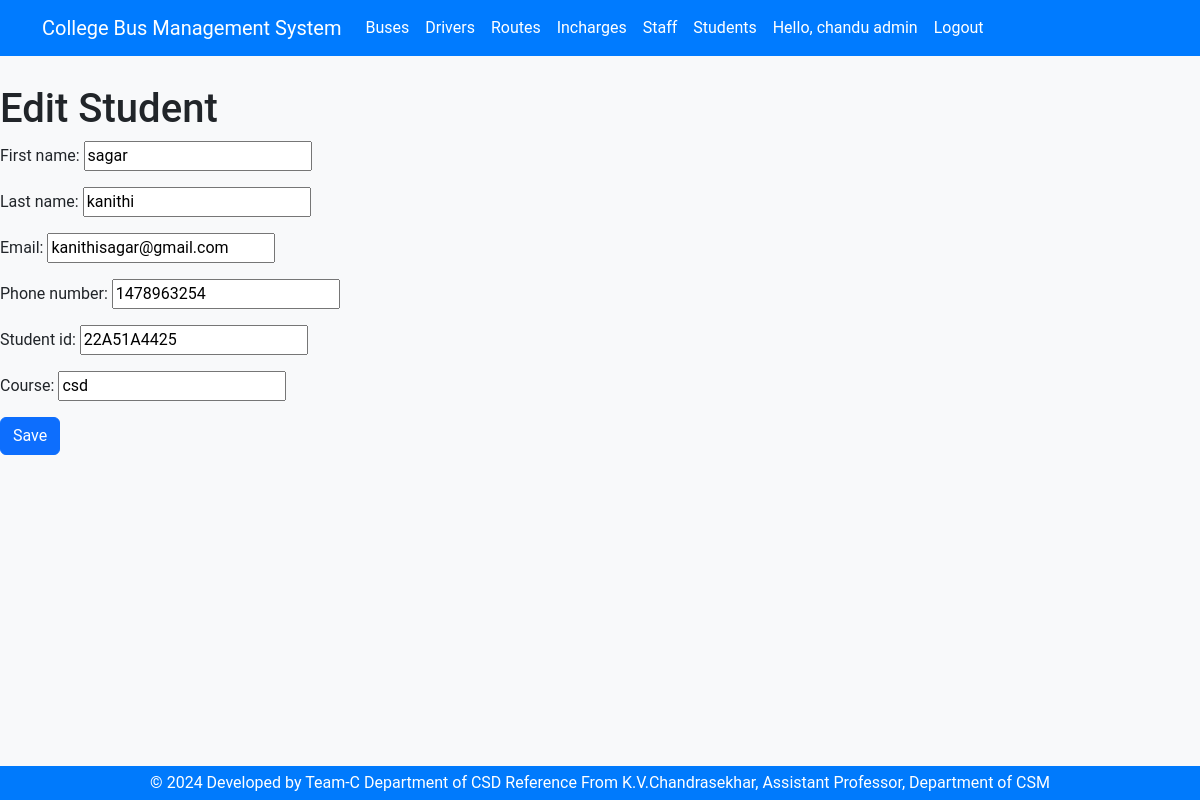
Page /students/2/edit/ (signed in) on the committed database.
### accounts/models.py (models this page shows, shortened)
class Profile(models.Model):
    USER_TYPES = (
        ('student', 'Student'),
        ('incharge', 'Incharge'),
        ('driver', 'Driver'),
        ('admin', 'Admin'),
    )
    user = models.OneToOneField(User, on_delete=models.CASCADE)
    user_type = models.CharField(max_length=10, choices=USER_TYPES)

### students/models.py (models this page shows, shortened)
class Student(models.Model):
    first_name = models.CharField(max_length=100)
    last_name = models.CharField(max_length=100)
    email = models.EmailField(unique=True)
    phone_number = models.CharField(max_length=15)
    student_id = models.CharField(max_length=10, unique=True)
    course = models.CharField(max_length=100)

### students/views.py (the view)
# urls.py: path('<int:pk>/edit/', views.student_update, name='student_update'),
@login_required
def student_update(request, pk):
    if not request.user.profile.user_type in ['staff', 'admin']:
        messages.error(request, 'You do not have admin permission to access this page.')
        return redirect('/students')  # Redirect to a relevant page
    student = get_object_or_404(Student, pk=pk)
    if request.method == 'POST':
        form = StudentForm(request.POST, instance=student)
        if form.is_valid():
            form.save()
            return redirect('student_list')
    else:
        form = StudentForm(instance=student)
    return render(request, 'students/student_form.html', {'form': form})

### students/forms.py
class StudentForm(forms.ModelForm):
    class Meta:
        model = Student
        fields = ['first_name', 'last_name', 'email', 'phone_number', 'student_id', 'course']

### accounts/context_processors.py (called while the page is built)
def user_type(request):
    if request.user.is_authenticated:
        try:
            profile = Profile.objects.get(user=request.user)
            return {'user_type': profile.user_type}
        except Profile.DoesNotExist:
            return {'user_type': None}
    return {'user_type': None}

### templates/students/student_form.html (shortened to what this page needs)
{% load static %}
<!DOCTYPE html>
<html lang="en">
  <head>
    <link href="{% static 'css/bootstrap.min.css' %}" rel="stylesheet" />
    <link href="{% static 'css/styles.css' %}" rel="stylesheet" />
  </head>
  <body>
    {% include 'header.html' %}
    {% block content %}
      <h1>
        {% if form.instance.pk %}
          Edit
        {% else %}
          Add
        {% endif %}Student
      </h1>
      <form method="post">
        {{ form.as_p }}
        <button type="submit" class="btn btn-primary">Save</button>
      </form>
    {% endblock %}
    {% include 'footer.html' %}
  </body>
</html>

### templates/header.html (shortened to what this page needs)
<header>
  <div class="header">
    <nav class="navbar navbar-expand-lg fixed-top myNav">
      <div class="container">
        {% if user.is_authenticated %}
          {% if user_type == 'admin' %}
            <a class="navbar-brand ms-auto" href="/accounts/admin/">College Bus Management System</a>
          {% elif user_type == 'driver' %}
            <a class="navbar-brand ms-auto" href="/accounts/driver/">College Bus Management System</a>
          {% elif user_type == 'incharge' %}
            <a class="navbar-brand ms-auto" href="/accounts/incharge/">College Bus Management System</a>
          {% elif user_type == 'student' %}
            <a class="navbar-brand ms-auto" href="/accounts/student/">College Bus Management System</a>
          {% endif %}
        {% else %}
          <a class="navbar-brand ms-auto" href="/accounts/login/">College Bus Management System</a>
        {% endif %}
        <div class="collapse navbar-collapse" id="navbarNav">
          <ul class="navbar-nav">
            <li class="nav-item">
              <a class="nav-link" href="/buses/">Buses</a>
            </li>
            <li class="nav-item">
              <a class="nav-link" href="/drivers/">Drivers</a>
            </li>
            <li class="nav-item">
              <a class="nav-link" href="/routes/">Routes</a>
            </li>
            <li class="nav-item">
              <a class="nav-link" href="/incharges/">Incharges</a>
            </li>
            <li class="nav-item">
              <a class="nav-link" href="/staff/">Staff</a>
            </li>
            <li class="nav-item">
              <a class="nav-link" href="/students/">Students</a>
            </li>
            {% if user.is_authenticated %}
              <li class="nav-item">
                <a class="nav-link" href="#">Hello, {{ user.username }} {{ user_type }}</a>
              </li>
              <li class="nav-item">
                <a class="nav-link" href="/accounts/logout">Logout</a>
              </li>
            {% endif %}
          </ul>
        </div>
      </div>
    </nav>
  </div>
</header>

### static/css/styles.css (style rules this page uses)
body { background-color: #f8f9fa; font-family: 'Roboto', sans-serif; padding-top: 70px; }
.myNav { background-color: #007bff; }
.myNav a { color: #fff; }
.header { display: block; margin-bottom: 15px; }

### rows in the picture
Profile: user_type "admin"
Student: first_name "sagar", last_name "kanithi", email "kanithisagar@gmail.com", phone_number "1478963254", student_id "22A51A4425", course "csd"

### other values in the picture
{{ user.username }} "chandu"
